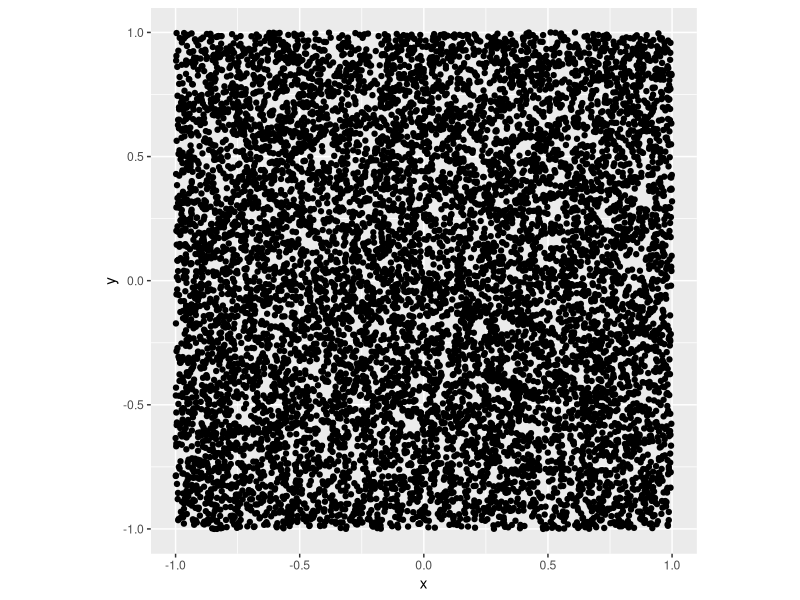
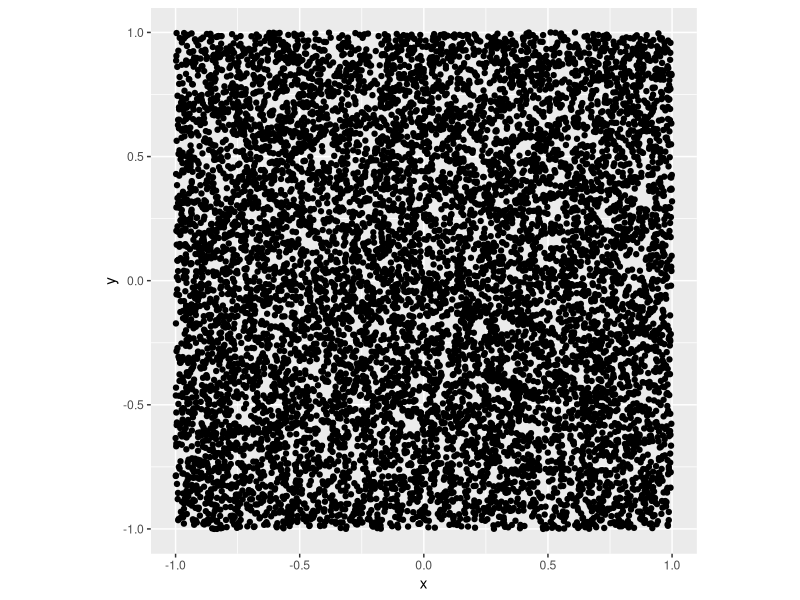
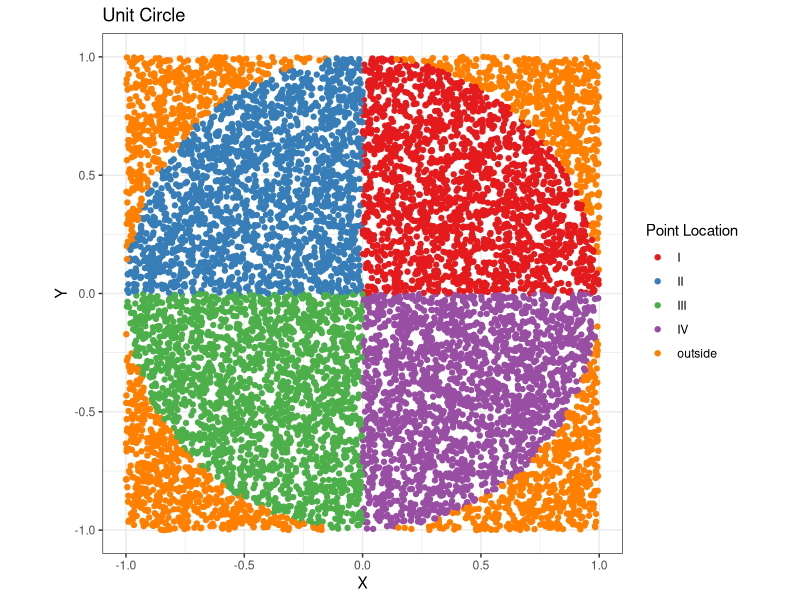

These charts were generated, in order, by the following R code:
library(tidyverse)
library(readr)

setwd(dirname(rstudioapi::getActiveDocumentContext()$path))

unit_square <- read_csv('unit_square_10k.csv')


ggplot(unit_square) +
  geom_point(aes(x = x, y = y)) +
  coord_equal()

p1 <- ggplot(unit_square)
p2 <- ggplot(unit_square, aes(x = x, y = y))
p3 <- p2 + geom_point()
p3 + coord_equal()


unit_square %>% mutate(in_circle = dist <= 1) %>%
  ggplot() + 
  geom_point(aes(x = x,
                 y = y,
                 color = if_else(!in_circle,
                                 "outside",
                                 quadrant))) +
  coord_equal() +
  scale_colour_brewer(palette = "Set1", name = "Point Location") +
  theme_bw() +
  labs(x = 'X', 
       y = 'Y',
       title = 'Unit Circle')
